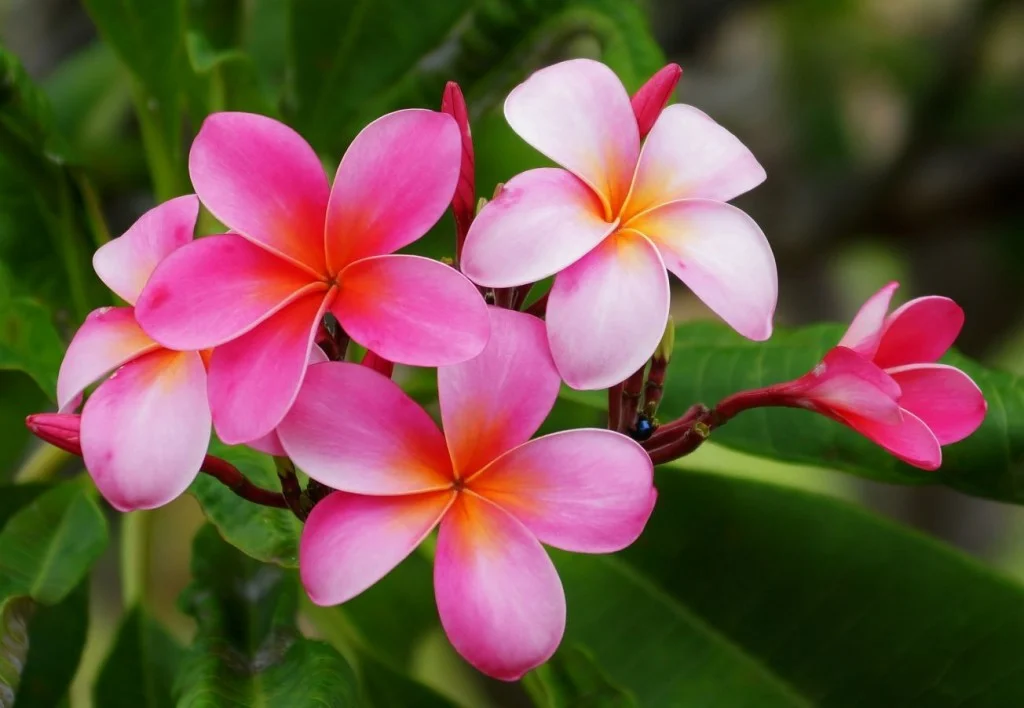
#> input picture HW3/Q5/a/Flower.png, 1024 x 708 px
$ jupyter execute Flower.ipynb
#> lines starting #> are read from the running program, lines starting #| are printed output that depends on the picture
# Import Libraries

[cell 1]
from PIL import Image
import cv2
import numpy as np
import matplotlib.pyplot as plt

# Load image using OpenCV

[cell 2]
image_path = "Flower.png"
image = cv2.imread(image_path)
#> image is the input picture: shape (708, 1024, 3); mean B, G, R 69, 82.5, 109.6

# Convert to RGB for displaying with matplotlib
image_rgb = cv2.cvtColor(image, cv2.COLOR_BGR2RGB)

[cell 3]
# Split the image into R, G, B channels
R, G, B = cv2.split(image_rgb)
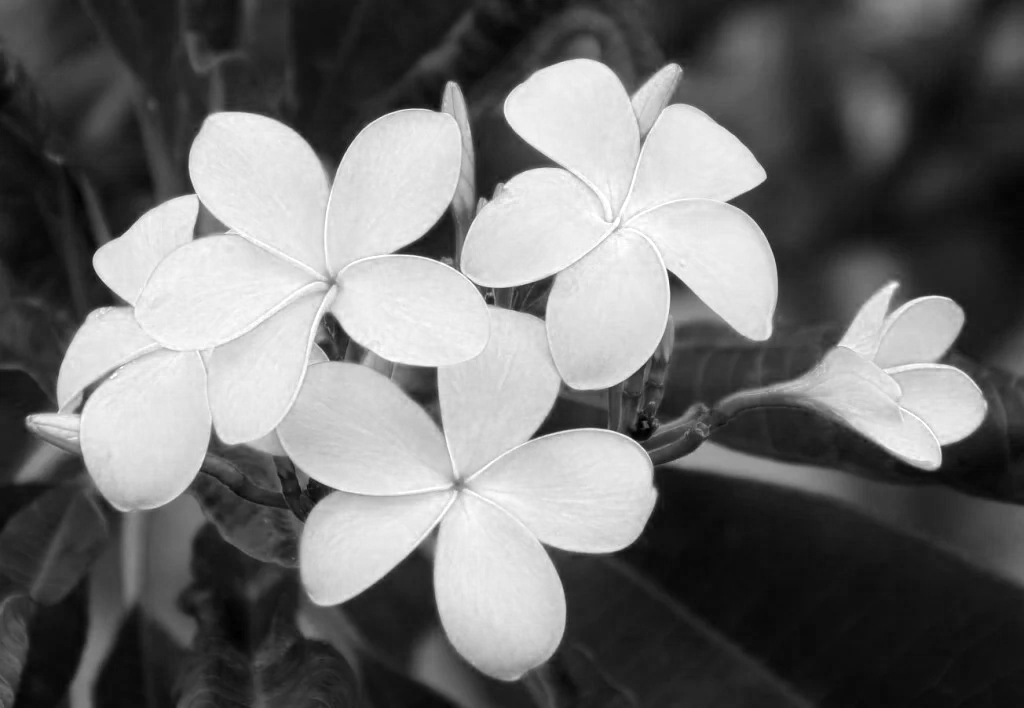
#> R: shape (708, 1024); min 0, max 255, mean 109.6
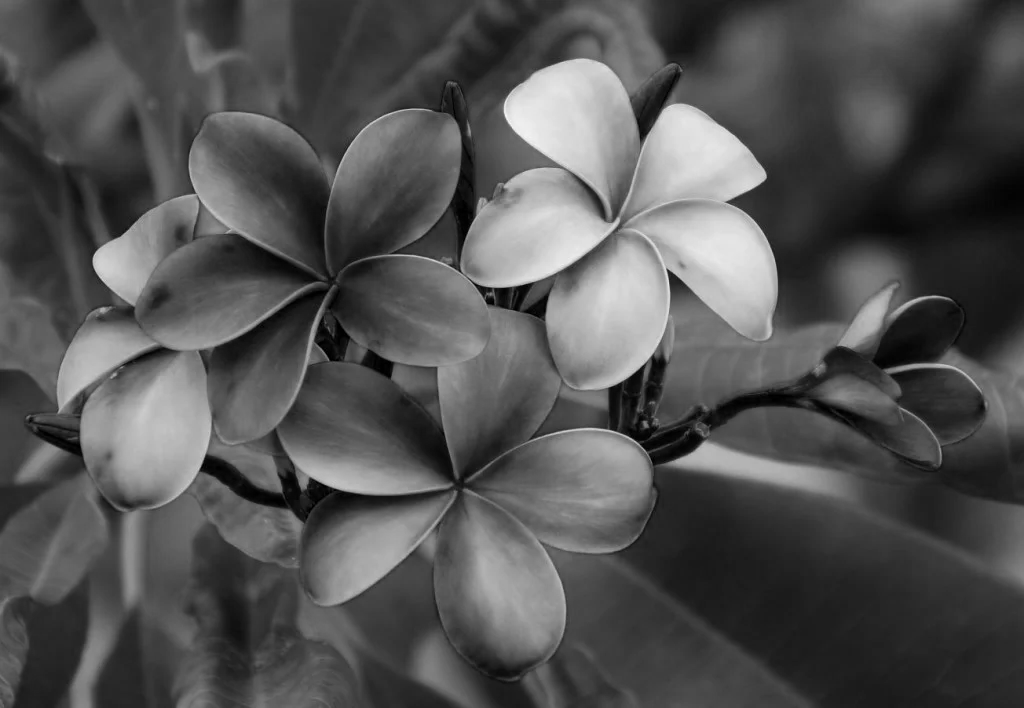
#> G: shape (708, 1024); min 0, max 246, mean 82.5
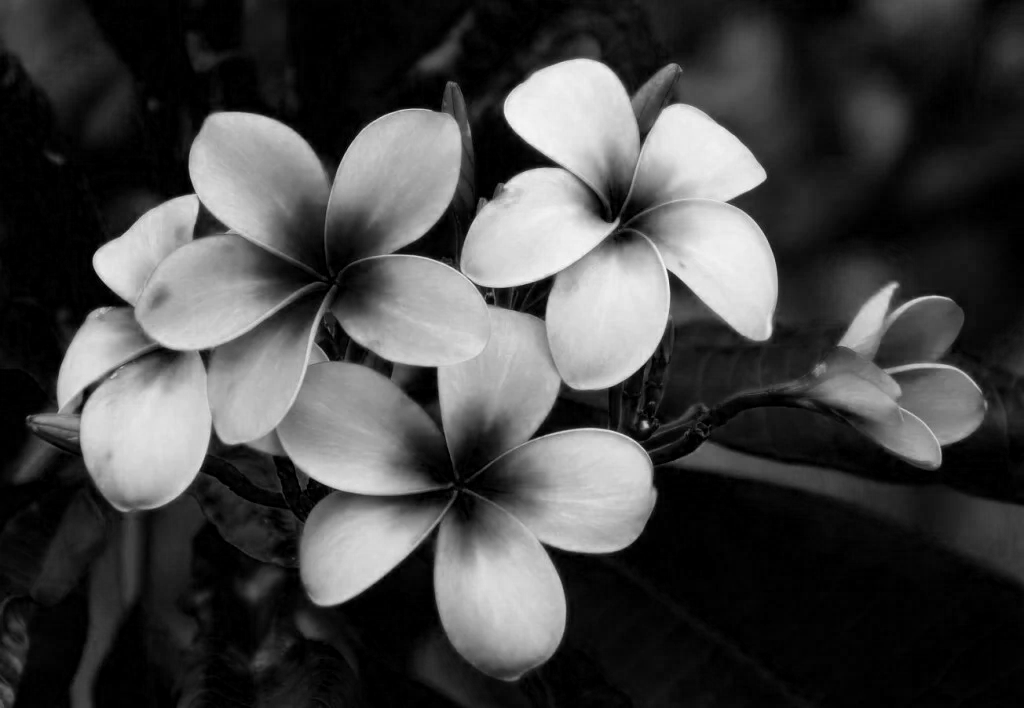
#> B: shape (708, 1024); min 0, max 248, mean 69

[cell 4]
# Convert to HSV and split into H, S, V channels
image_hsv = cv2.cvtColor(image_rgb, cv2.COLOR_RGB2HSV)
#> image_hsv: shape (708, 1024, 3); mean H, S, V 79.2, 168.8, 122.1
H, S, V = cv2.split(image_hsv)
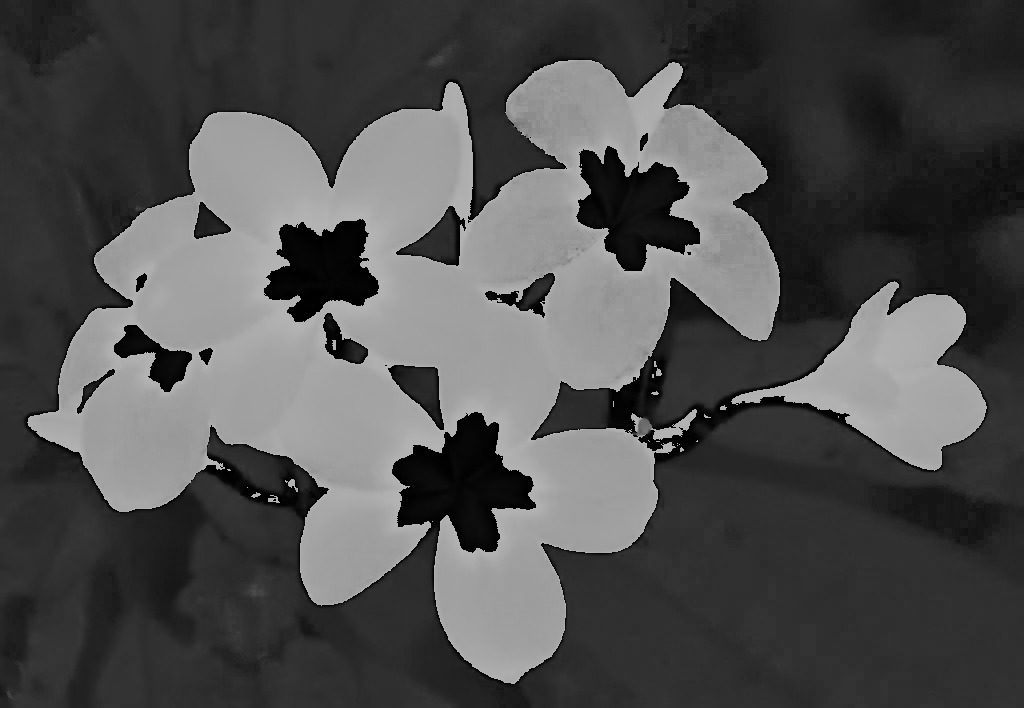
#> H: shape (708, 1024); min 0, max 179, mean 79.2
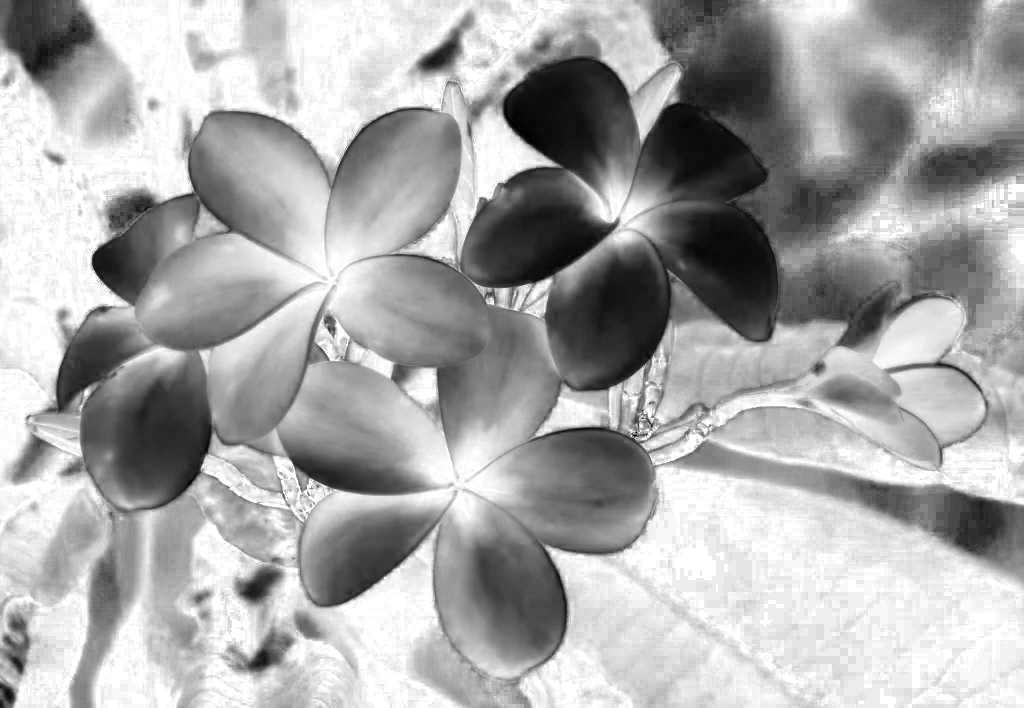
#> S: shape (708, 1024); min 0, max 255, mean 168.8
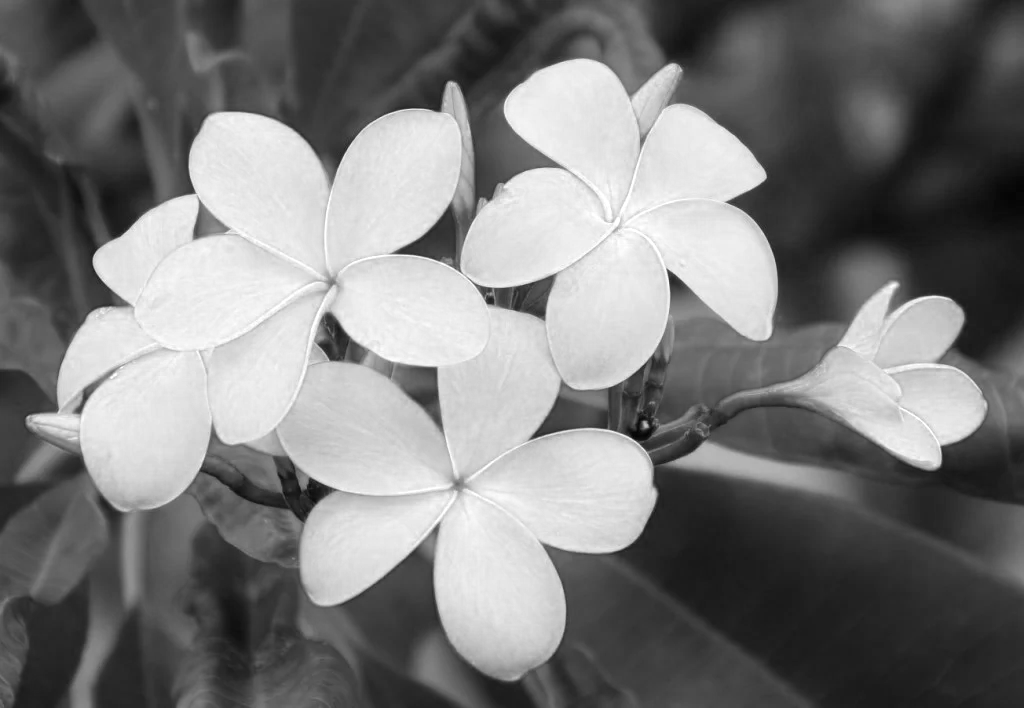
#> V: shape (708, 1024); min 4, max 255, mean 122.1

[cell 5]
# Plot all channels
fig, axs = plt.subplots(2, 3, figsize=(15, 8))
axs[0, 0].imshow(R, cmap='Reds')
axs[0, 0].set_title("Red Channel")
axs[0, 1].imshow(G, cmap='Greens')
axs[0, 1].set_title("Green Channel")
axs[0, 2].imshow(B, cmap='Blues')
axs[0, 2].set_title("Blue Channel")
axs[1, 0].imshow(H, cmap='hsv')
axs[1, 0].set_title("Hue Channel")
axs[1, 1].imshow(S, cmap='gray')
axs[1, 1].set_title("Saturation Channel")
axs[1, 2].imshow(V, cmap='gray')
axs[1, 2].set_title("Value Channel")

# Hide axis for all subplots
for ax in axs.flat:
    ax.axis('off')

plt.tight_layout()
plt.show()
